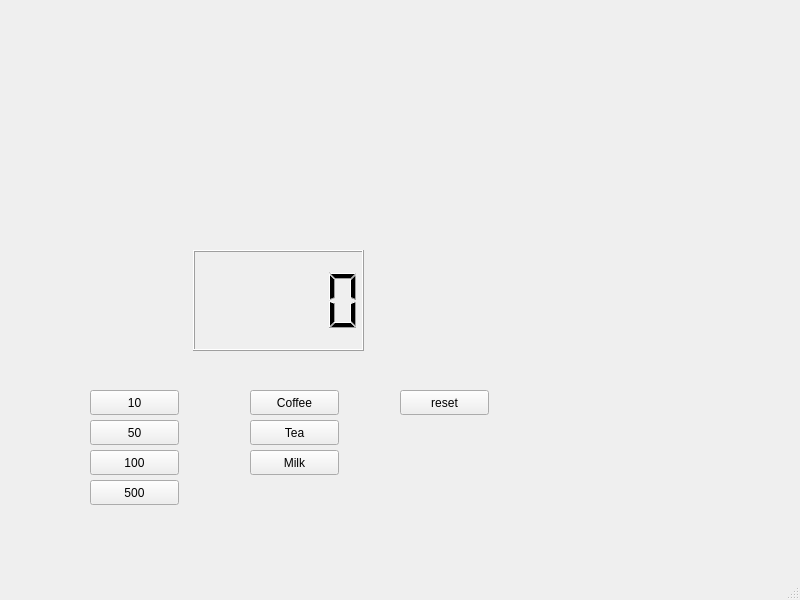
<?xml version="1.0" encoding="UTF-8"?>
<ui version="4.0">
 <class>Widget</class>
 <widget class="QMainWindow" name="Widget">
  <property name="geometry">
   <rect>
    <x>0</x>
    <y>0</y>
    <width>800</width>
    <height>600</height>
   </rect>
  </property>
  <property name="windowTitle">
   <string>Widget</string>
  </property>
  <widget class="QWidget" name="centralwidget">
   <widget class="QLCDNumber" name="lcdNumber">
    <property name="geometry">
     <rect>
      <x>193</x>
      <y>250</y>
      <width>171</width>
      <height>101</height>
     </rect>
    </property>
   </widget>
   <widget class="QPushButton" name="pbCoin10">
    <property name="geometry">
     <rect>
      <x>90</x>
      <y>390</y>
      <width>89</width>
      <height>25</height>
     </rect>
    </property>
    <property name="text">
     <string>10</string>
    </property>
   </widget>
   <widget class="QPushButton" name="pbCoin50">
    <property name="geometry">
     <rect>
      <x>90</x>
      <y>420</y>
      <width>89</width>
      <height>25</height>
     </rect>
    </property>
    <property name="text">
     <string>50</string>
    </property>
   </widget>
   <widget class="QPushButton" name="pbCoin100">
    <property name="geometry">
     <rect>
      <x>90</x>
      <y>450</y>
      <width>89</width>
      <height>25</height>
     </rect>
    </property>
    <property name="text">
     <string>100</string>
    </property>
   </widget>
   <widget class="QPushButton" name="pbCoffee">
    <property name="geometry">
     <rect>
      <x>250</x>
      <y>390</y>
      <width>89</width>
      <height>25</height>
     </rect>
    </property>
    <property name="text">
     <string>Coffee</string>
    </property>
   </widget>
   <widget class="QPushButton" name="pbTea">
    <property name="geometry">
     <rect>
      <x>250</x>
      <y>420</y>
      <width>89</width>
      <height>25</height>
     </rect>
    </property>
    <property name="text">
     <string>Tea</string>
    </property>
   </widget>
   <widget class="QPushButton" name="pbMilk">
    <property name="geometry">
     <rect>
      <x>250</x>
      <y>450</y>
      <width>89</width>
      <height>25</height>
     </rect>
    </property>
    <property name="text">
     <string>Milk</string>
    </property>
   </widget>
   <widget class="QPushButton" name="pbCoin500">
    <property name="geometry">
     <rect>
      <x>90</x>
      <y>480</y>
      <width>89</width>
      <height>25</height>
     </rect>
    </property>
    <property name="text">
     <string>500</string>
    </property>
   </widget>
   <widget class="QPushButton" name="pbReset">
    <property name="geometry">
     <rect>
      <x>400</x>
      <y>390</y>
      <width>89</width>
      <height>25</height>
     </rect>
    </property>
    <property name="text">
     <string>reset</string>
    </property>
   </widget>
  </widget>
  <widget class="QMenuBar" name="menubar">
   <property name="geometry">
    <rect>
     <x>0</x>
     <y>0</y>
     <width>800</width>
     <height>22</height>
    </rect>
   </property>
  </widget>
  <widget class="QStatusBar" name="statusbar"/>
 </widget>
 <resources/>
 <connections/>
</ui>
